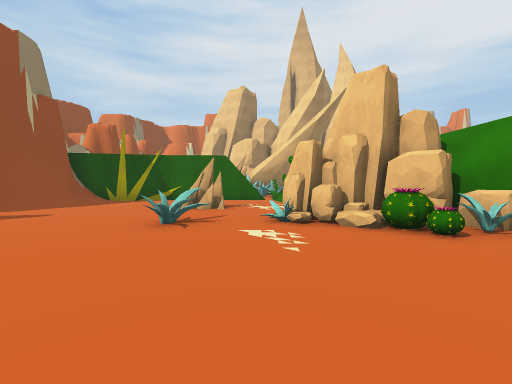
[1] (above)

22 first-person views from a walk through a scene from a Unity 3-D project. The camera is 1.5 m above the floor, tilts 2° down and sees 85° across. The floor is counted in squares, 2 m on a side. Each view is taken from the middle of a square. On the plan, view 1 faces up. The plan holds only what a view shows up to about 10 squares ahead; the rest is blank. The place goes on beyond the plan. Some surface patterns are stand-ins.

[2]
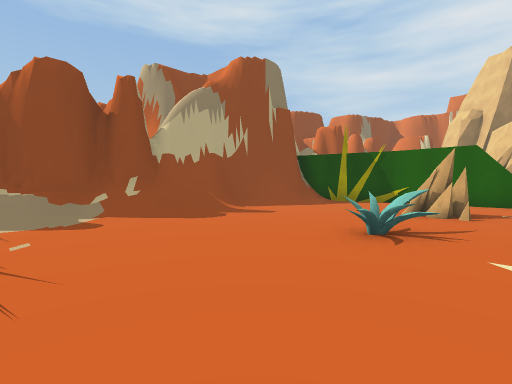

[3]
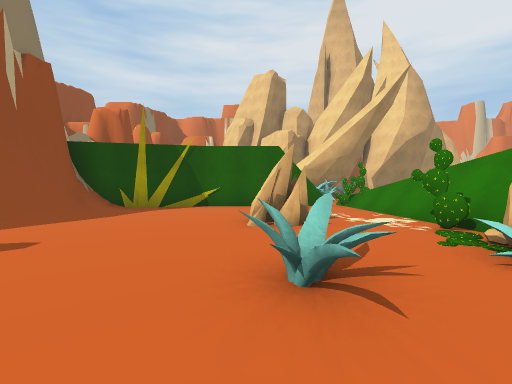

[4]
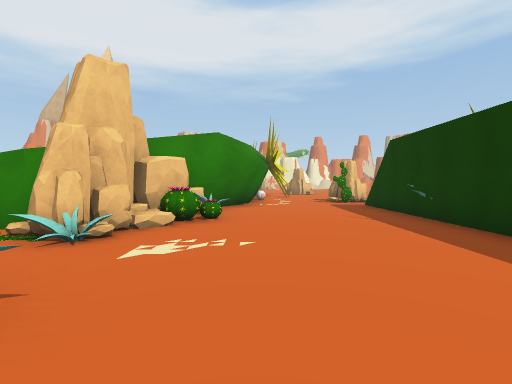

[5]
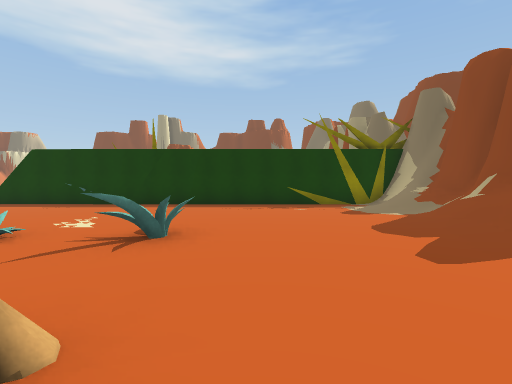

[6]
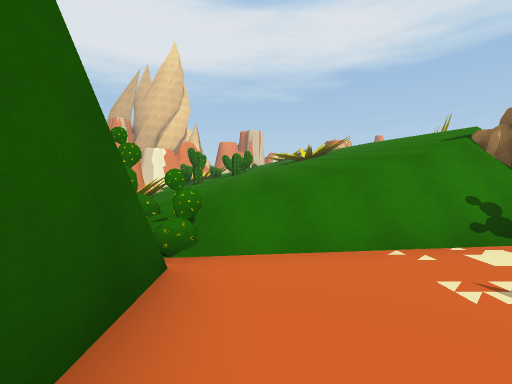

[7]
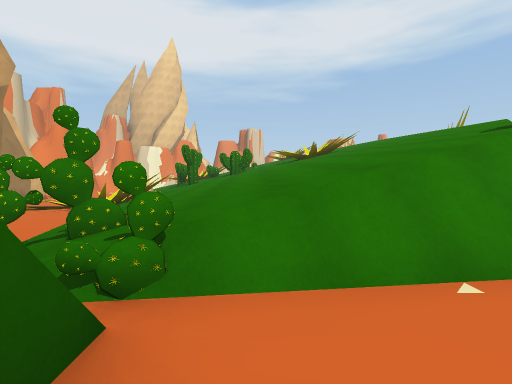

[8]
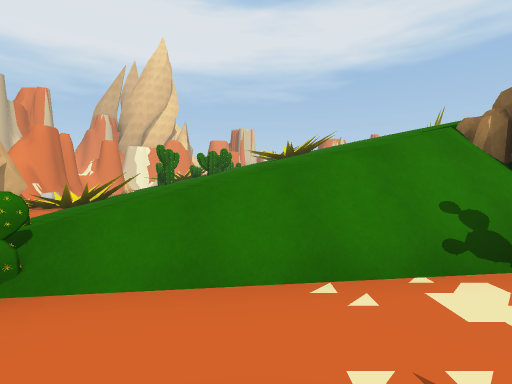

[9]
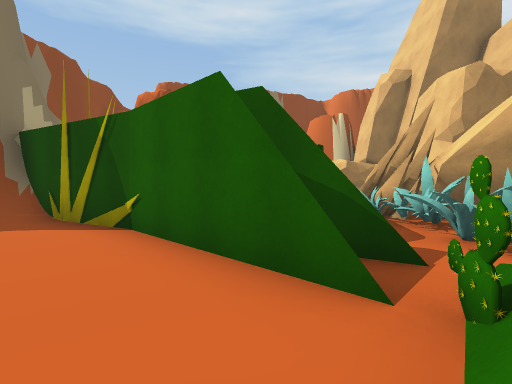

[10]
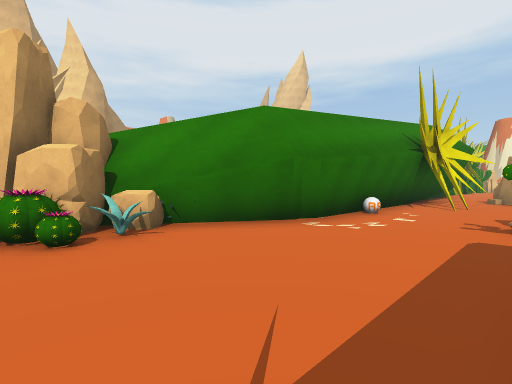

[11]
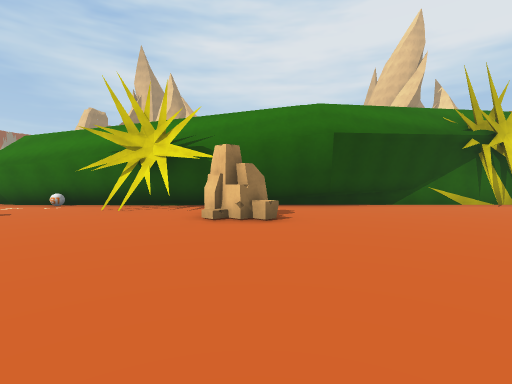

[12]
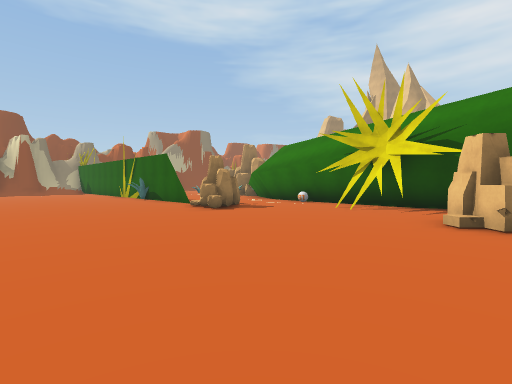

[13]
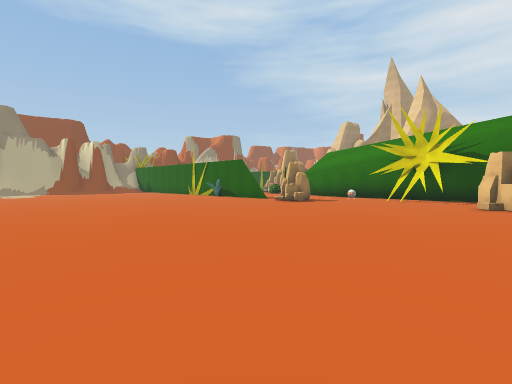

[14]
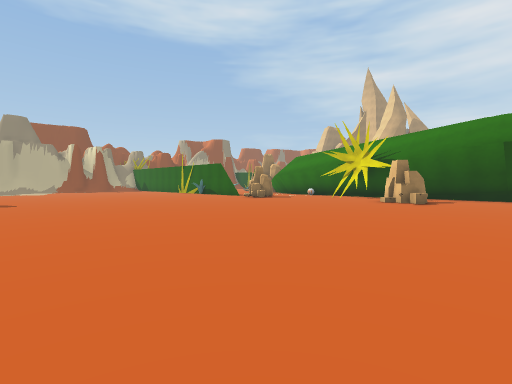

[15]
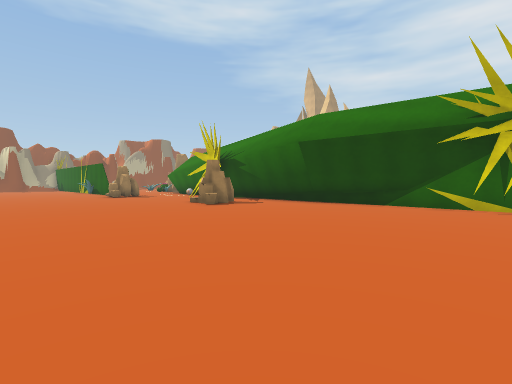

[16]
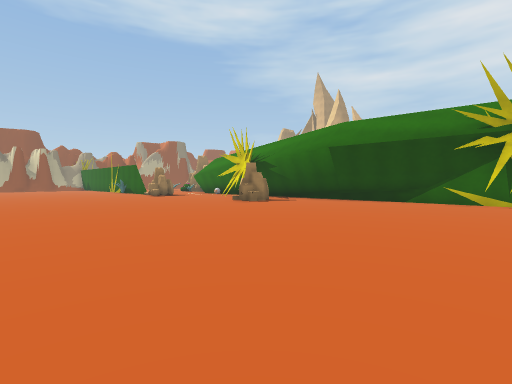

[17]
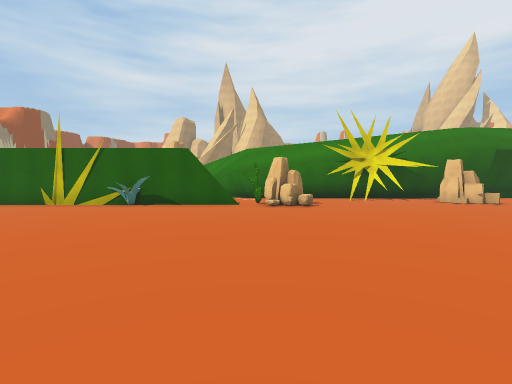

[18]
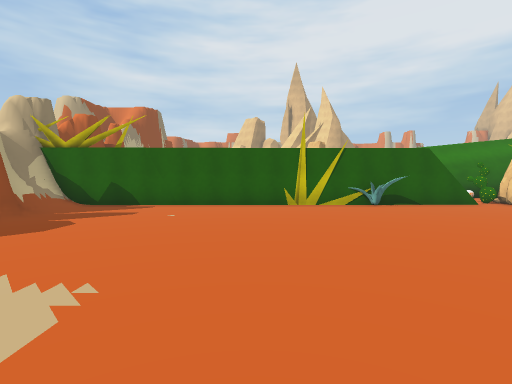

[19]
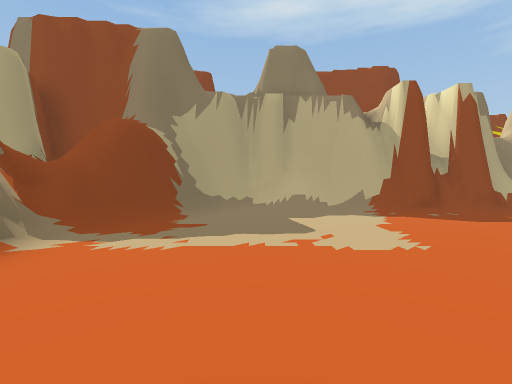

[20]
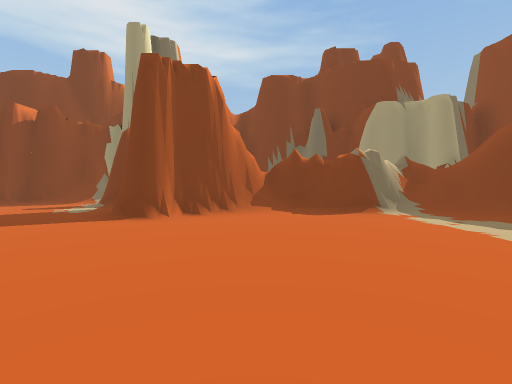

[21]
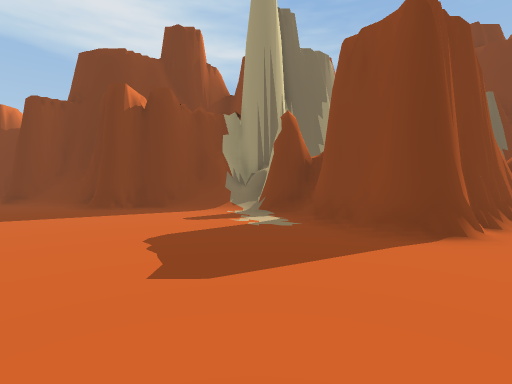

[22]
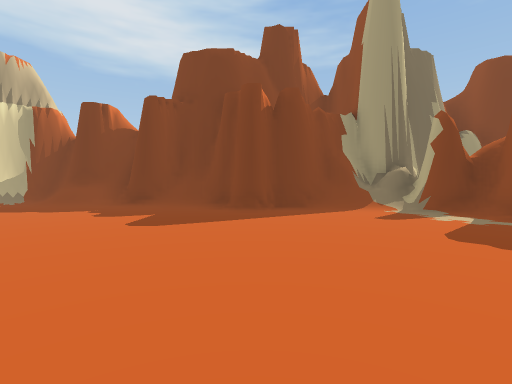

### Floor plan
Key: @ floor where view 1 was taken; # wall or solid block; x gap in a wall; . floor; / step, stairs or slope; = window, fence, low wall or low ledge; ^ raised ledge; R rock; C cactus; B robot; O other object.
Columns run from 8 left of view 1 to 23 right of it. Each row starts with its distance up from view 1.
 14         OO^^^^^^^
 13         ^^C^^^^^^^
 12   ######^C^^^^^^^
 11  ##......^^^^^^^
 10  #/.......# ^
  9  #/....R..#
  8 ##/...RR.C#
  7 ##........##
  6 #=/....O.RR#
  5 # /...OO.RRRO#
  4 #//........C.##             ####
  3 #/............###B###########.x.
  2 #/.................##.........#x
  1 #/...................#.R........
  0 #####...@......CR.....RR........
 -1 #/..#######O###.R...............
 -2 #/..............................
 -3 ##..............................
 -4  #..............................
 -5  #..............................
 -6  #..............................
 -7 ##..............................
 -8 #/..............................
 -9 #/.........................
-10 #/.........................
-11 #//........................
-12 ####/......##..........
-13    ##/##//###...........
-14    #=###### #/...........
-15             ##/...........
-16              ##//##.......
-17              ##########///.
-18                      #####/#

Where each view was taken, in squares from view 1:
view 1: 0 up, 0 right, facing up
view 2: 1 up, 0 right, facing up-left
view 3: 3 up, 2 left, facing up
view 4: 3 up, 3 left, facing right
view 5: 9 up, 3 left, facing down
view 6: 11 up, 2 left, facing right
view 7: 11 up, 1 left, facing right
view 8: 10 up, 1 left, facing right
view 9: 10 up, 1 right, facing up-left
view 10: 0 up, 2 right, facing up-right
view 11: 6 down, 15 right, facing up
view 12: 6 down, 15 right, facing up-left
view 13: 10 down, 15 right, facing up-left
view 14: 11 down, 18 right, facing up-left
view 15: 6 down, 23 right, facing up-left
view 16: 8 down, 23 right, facing up-left
view 17: 10 down, 7 right, facing up
view 18: 10 down, 1 left, facing up
view 19: 10 down, 1 right, facing left
view 20: 6 down, 1 right, facing down
view 21: 8 down, 6 right, facing down
view 22: 8 down, 10 right, facing down
